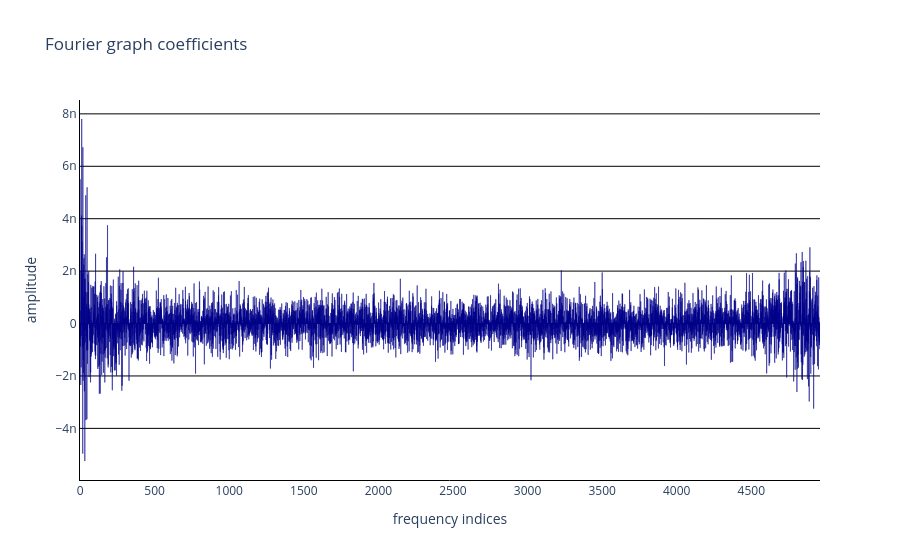

Write notebook code for a chart like this one.
### Markdown cell above
🌟 **Connectome Spectrum** <br>
🛠️ <font color=violet>**Time point**</font>
- `tp`: time point to visualize (`ht` or `pt`), if None then whole time serie is shown

### Code cell
################ Parameters #################
tp = ht
#############################################

if "gt" in data.keys():
    mm.viz.plot_spectrum(data["cst"]@data["gt"].data[:,ht]).show()

### Figure 1 — Plotly figure (JSON) as saved in the notebook; plotly's stock layout.template omitted (floating-point values rounded to 4 significant figures; data arrays with more than 128 entries replaced by an {"elided": "..."} marker saying what was removed)
{"data": [{"marker": {"color": "darkblue", "line": {"color": "darkblue"}}, "type": "bar", "y": {"elided": "4961 float values"}}], "layout": {"plot_bgcolor": "white", "showlegend": false, "title": {"text": "Fourier graph coefficients"}, "xaxis": {"linecolor": "black", "title": {"text": "frequency indices"}}, "yaxis": {"gridcolor": "black", "linecolor": "black", "title": {"text": "amplitude"}}}}
